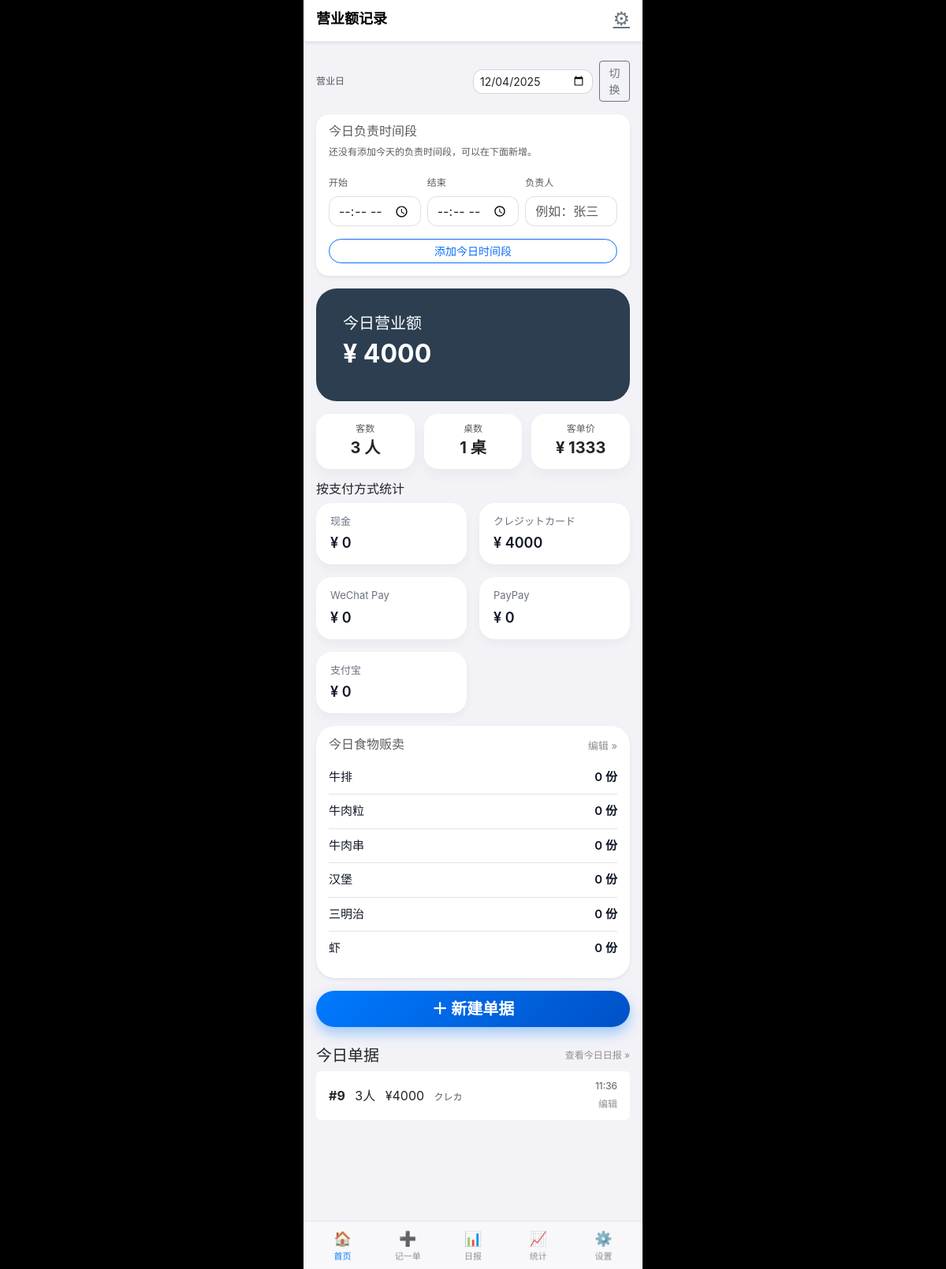
Before: /?date=2025-12-04 with the older database file.
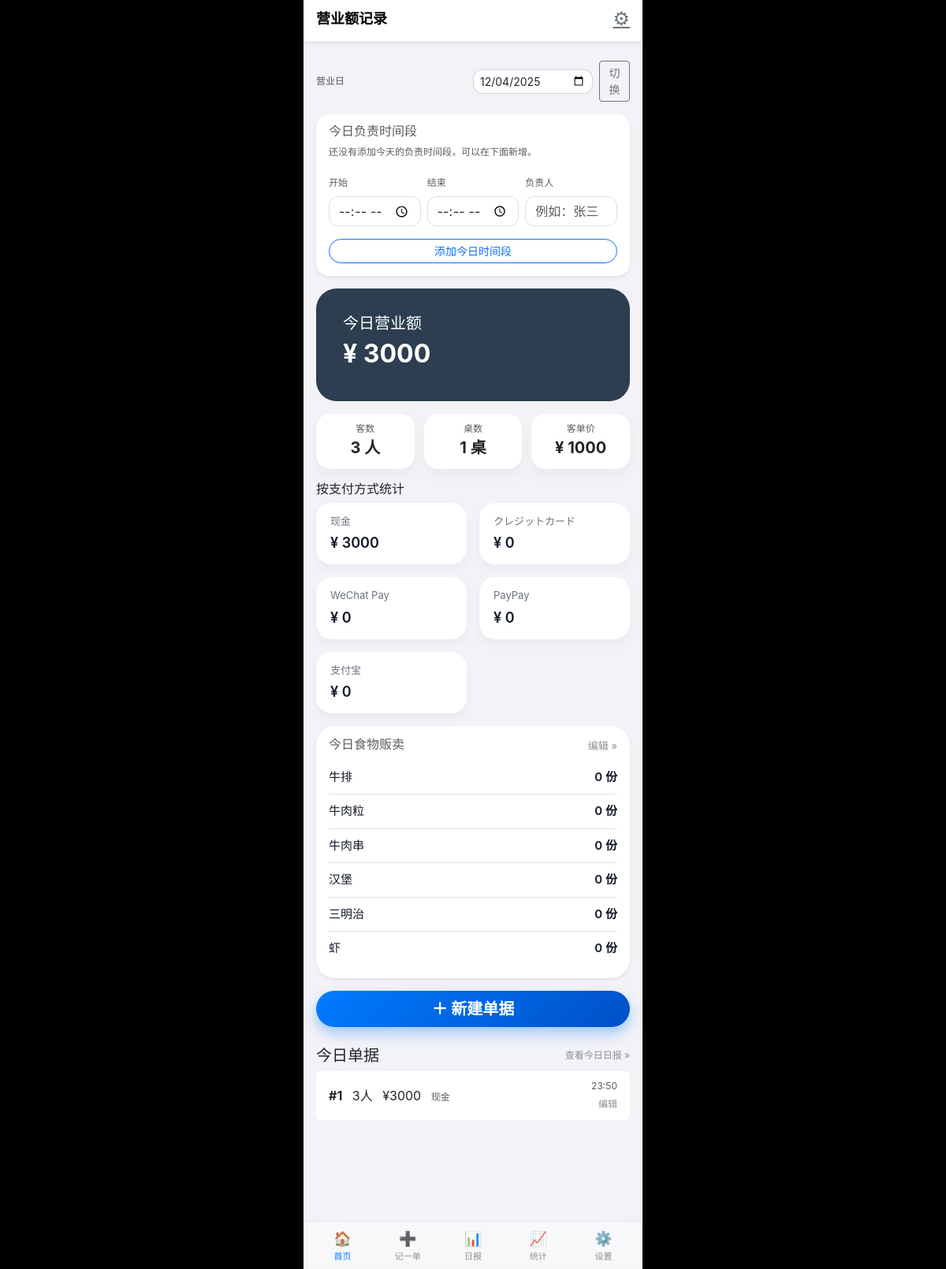
After: the same page with the newer database file.
### tables this page shows
CREATE TABLE slips (
            id INTEGER PRIMARY KEY AUTOINCREMENT,
            slip_date TEXT NOT NULL,         -- 营业日: YYYY-MM-DD
            table_name TEXT,                 -- 桌号
            people INTEGER NOT NULL,         -- 人数
            amount INTEGER NOT NULL,         -- 金额
            payment_method TEXT,             -- 支付方式: cash / credit / wechat / paypay / alipay
            created_at TEXT NOT NULL         -- 记录时间: YYYY-MM-DD HH:MM
        );

### views/main_views.py (the view)
@main_bp.route("/")
def index():
    business_date = request.args.get("date") or date.today().strftime("%Y-%m-%d")
    slips = get_slips_by_date(business_date)
    summary = calculate_summary(slips)
    for slip in slips:
        created_at = slip["created_at"]
        slip["time"] = created_at[11:16] if created_at and len(created_at) >= 16 else ""
    payment_summary = get_payment_summary_by_date(business_date)
    food_raw = get_food_sales(business_date)
    food_items = [
        {"key": "steak",       "label": "牛排",   "quantity": food_raw["steak"]},
        {"key": "beef_cube",   "label": "牛肉粒", "quantity": food_raw["beef_cube"]},
        {"key": "beef_skewer", "label": "牛肉串", "quantity": food_raw["beef_skewer"]},
        {"key": "burger",      "label": "汉堡",   "quantity": food_raw["burger"]},
        {"key": "sandwich",    "label": "三明治", "quantity": food_raw["sandwich"]},
        {"key": "shrimp",      "label": "虾",     "quantity": food_raw["shrimp"]},
    ]
    segments = get_segments_by_date(business_date)
    return render_template(
        "index.html",
        active_tab="home",
        business_date=business_date,
        summary=summary,
        slips=slips,
        payment_summary=payment_summary,
        food_items=food_items,
        segments=segments,
    )

### templates/index.html (shortened to what this page needs)
{% extends "base.html" %}
{% block content %}
<nav class="navbar navbar-light bg-white shadow-sm px-3">
    <span class="navbar-brand mb-0 h5">营业额记录</span>
    <a href="{{ url_for('main.settings') }}"
       class="text-secondary fs-4"
       data-transition="tab">⚙</a>
</nav>
<div class="container mt-4">
    <div class="d-flex justify-content-between align-items-center mb-3">
        <div class="small text-muted">营业日</div>
        <form method="get"
              action="{{ url_for('main.index') }}"
              class="d-flex align-items-center">
            <input
                type="date"
                name="date"
                class="form-control form-control-sm"
                value="{{ business_date }}">
            <button type="submit"
                    class="btn btn-outline-secondary btn-sm ms-2">
                切换
            </button>
        </form>
    </div>
    <div class="card mb-3 shadow-sm">
        <div class="card-body">
            <h6 class="card-subtitle mb-2 text-muted">今日负责时间段</h6>
            {% if segments %}
                <ul class="list-group mb-3">
                    {% for seg in segments %}
                    <li class="list-group-item py-2 segment-row">
                        <div class="segment-main">
                            <span class="segment-time">{{ seg.start_time }} - {{ seg.end_time }}</span>
                            <span class="segment-name">{{ seg.staff_name }}</span>
                        </div>
                        <div class="segment-actions">
                            <a href="{{ url_for('main.edit_segment_view', segment_id=seg.id) }}"
                               class="ios-link me-3"
                               data-transition="tab">
                                编辑
                            </a>
                            <form method="post"
                                  action="{{ url_for('main.delete_segment_view', segment_id=seg.id) }}"
                                  class="d-inline">
                                <button type="submit"
                                        class="ios-link ios-link-destructive"
                                        onclick="return confirm('确定要删除这个时间段吗？');">
                                    删除
                                </button>
                            </form>
                        </div>
                    </li>
                    {% endfor %}
                </ul>
            {% else %}
                <p class="small text-muted mb-3">
                    还没有添加今天的负责时间段，可以在下面新增。
                </p>
            {% endif %}
            <form method="post" action="{{ url_for('main.add_today_segment') }}">
                <div class="row g-2 align-items-end">
                    <div class="col-4">
                        <label for="start_time" class="form-label small text-muted">开始</label>
                        <input
                            type="time"
                            class="form-control"
                            id="start_time"
                            name="start_time"
                            required>
                    </div>
                    <div class="col-4">
                        <label for="end_time" class="form-label small text-muted">结束</label>
                        <input
                            type="time"
                            class="form-control"
                            id="end_time"
                            name="end_time"
                            required>
                    </div>
                    <div class="col-4">
                        <label for="staff_name" class="form-label small text-muted">负责人</label>
                        <input
                            type="text"
                            class="form-control"
                            id="staff_name"
                            name="staff_name"
                            placeholder="例如：张三"
                            required>
                    </div>
                </div>
                <div class="d-grid gap-2 mt-3">
                    <button type="submit" class="btn btn-outline-primary btn-sm">
                        添加今日时间段
                    </button>
                </div>
            </form>
        </div>
    </div>
    <div class="card text-white mb-3" style="background-color:#2C3E50;">
        <div class="card-body">
            <h5 class="card-title">今日营业额</h5>
            <h2 class="fw-bold">¥ {{ summary.total_sales }}</h2>
        </div>
    </div>
    <div class="metrics-grid mb-3">
        <div class="card metrics-card text-center">
            <div class="small text-muted">客数</div>
            <div class="fs-5 fw-bold">{{ summary.total_customers }} 人</div>
        </div>
        <div class="col">
            <div class="card metrics-card text-center">
                <div class="small text-muted">桌数</div>
                <div class="fs-5 fw-bold">{{ summary.total_tables }} 桌</div>
            </div>
        </div>
        <div class="col">
            <div class="card metrics-card text-center">
                <div class="small text-muted">客单价</div>
                <div class="fs-5 fw-bold">¥ {{ summary.avg_per_customer }}</div>
            </div>
        </div>
    </div>
    <h6 class="mb-2">按支付方式统计</h6>
    <div class="payment-grid mb-3">
        {% for p in payment_summary %}
        <div class="card payment-card">
            <div class="payment-label">{{ p.label }}</div>
            <div class="payment-amount">¥ {{ p.amount }}</div>
        </div>
        {% endfor %}
    </div>
    <div class="card food-card mb-3 shadow-sm">
        <div class="card-body">
            <div class="d-flex justify-content-between align-items-center mb-2">
                <h6 class="card-subtitle text-muted mb-0">今日食物贩卖</h6>
                <a href="{{ url_for('main.edit_food_sales', date=business_date) }}"
                   class="ios-link"
                   data-transition="tab">
                    编辑 »
                </a>
            </div>
            <ul class="list-unstyled mb-0">
                {% for item in food_items %}
                <li class="food-row">
                    <span class="food-name">{{ item.label }}</span>
                    <span class="food-qty">{{ item.quantity }} 份</span>
                </li>
                {% endfor %}
            </ul>
        </div>
    </div>
    <div class="d-grid mb-4">
        <a href="{{ url_for('main.input_slip', date=business_date) }}"
           class="btn btn-primary btn-lg fw-bold"
           data-transition="tab">
            ＋ 新建单据
        </a>
    </div>
    <div class="d-flex justify-content-between align-items-center mb-2">
        <h5 class="mb-0">今日单据</h5>
        <a href="{{ url_for('main.report', date=business_date) }}"
           class="small text-decoration-none"
           data-transition="tab">
            查看今日日报 &raquo;
        </a>
    </div>
    <ul class="list-group mb-5">
        {% for slip in slips %}
        <li class="list-group-item d-flex justify-content-between align-items-center">
            <div>
                <span class="fw-bold">#{{ slip.id }}</span>
                <span class="ms-2">{{ slip.people }}人</span>
                <span class="ms-2">¥{{ slip.amount }}</span>
                <span class="ms-2 small text-muted">
                    {% if slip.payment_method == 'cash' %}现金{% endif %}
                    {% if slip.payment_method == 'credit' %}クレカ{% endif %}
                </span>
            </div>
            <div class="text-end">
                <div class="text-muted small">{{ slip.time }}</div>
                <a href="{{ url_for('main.edit_slip_view', slip_id=slip.id) }}"
                   class="small text-decoration-none"
                   data-transition="tab">
                    编辑
                </a>
            </div>
        </li>
        {% else %}
        <li class="list-group-item text-muted">
            还没有记录，请点击「新建单据」开始记录。
        </li>
        {% endfor %}
    </ul>
</div>
{% endblock %}

### templates/base.html (shortened to what this page needs)
<!DOCTYPE html>
<html lang="zh-CN">
<head>
    <link rel="stylesheet"
          href="https://cdn.jsdelivr.net/npm/bootstrap@5.3.3/dist/css/bootstrap.min.css">
    <link rel="stylesheet"
          href="{{ url_for('static', filename='css/style.css') }}">
</head>
<body class="app-body">
<div class="app-shell page-transition">
    <div class="app-content">
        {% block content %}{% endblock %}
    </div>
    <nav class="app-tabbar">
        <a href="{{ url_for('main.index') }}"
           class="tab-item {% if active_tab == 'home' %}is-active{% endif %}"
           data-transition="tab">
            <span class="tab-icon">🏠</span>
            <span class="tab-label">首页</span>
        </a>
        <a href="{{ url_for('main.input_slip') }}"
           class="tab-item {% if active_tab == 'input' %}is-active{% endif %}"
           data-transition="tab">
            <span class="tab-icon">➕</span>
            <span class="tab-label">记一单</span>
        </a>
        <a href="{{ url_for('main.report') }}"
           class="tab-item {% if active_tab == 'report' %}is-active{% endif %}"
           data-transition="tab">
            <span class="tab-icon">📊</span>
            <span class="tab-label">日报</span>
        </a>
        <a href="{{ url_for('main.performance') }}"
           class="tab-item {% if active_tab == 'performance' %}is-active{% endif %}"
           data-transition="tab">
            <span class="tab-icon">📈</span>
            <span class="tab-label">统计</span>
        </a>
        <a href="{{ url_for('main.settings') }}"
           class="tab-item {% if active_tab == 'settings' %}is-active{% endif %}"
           data-transition="tab">
            <span class="tab-icon">⚙️</span>
            <span class="tab-label">设置</span>
        </a>
    </nav>
</div>
</body>
</html>

Changed rows visible on the page:
removed slips: id "9", people "3", amount "4000", payment_method "クレカ", time "11:36"
added slips: id "1", people "3", amount "3000", payment_method "现金", time "23:50"
Other visible differences:
{{ summary.total_sales }}: "4000" → "3000"
{{ summary.avg_per_customer }}: "1333" → "1000"
new list line: "现金 ¥ 3000"
new list line: "クレジットカード ¥ 0"
list line gone: "现金 ¥ 0"
list line gone: "クレジットカード ¥ 4000"
